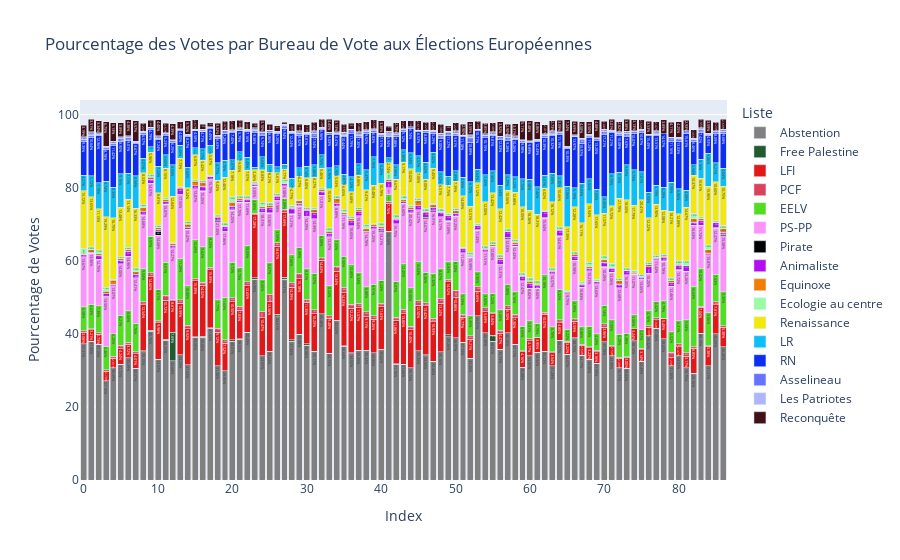

The code cell stored with this chart in its notebook:
### Code cell
#Représentation européennes (% par inscrits)
#Reformatage pour graphique empilé 

data = pd.DataFrame({
    'Index': df.index,
    'Commune': df['Libellé commune'],
    'Bureau de vote' : df['id_bv'],
    'Abstention' : df['% Abstention_Euro'],
    'Reconquête' : df['% VINSC_REC_Euro'], #
    'LFI' : df['% VINSC_LFI_Euro'], #
    'RN' : df['% VINSC_RN_Euro'], #
    'EELV' : df['% VINSC_EELV_Euro'], #
    'Free Palestine' : df['% VINSC_PALES_Euro'], #
    'Animaliste' : df['% VINSC_ANIM_Euro'], #
    'Pirate' : df['% VINSC_PIRATE_Euro'], #
    'Renaissance' : df['% VINSC_LREM_Euro'],
    'Equinoxe' : df['% VINSC_EQUI_Euro'], #
    'Asselineau' : df['% VINSC_UPR_Euro'], #
    'LR' : df['% VINSC_LR_Euro'], #
    'Les Patriotes' : df['% VINSC_PHIL_Euro'], #
    'PS-PP' : df['% VINSC_PP_Euro'], #
    'PCF' : df['% VINSC_PCF_Euro'], #
    'Ecologie au centre' : df['% VINSC_ECOC_Euro'] #
})

liste_col = ['Abstention', 'Free Palestine', 'LFI', 'PCF', 'EELV', 'PS-PP', 'Pirate', 'Animaliste', 'Equinoxe', 'Ecologie au centre', 'Renaissance', 'LR', 'RN', 'Asselineau', 'Les Patriotes', 'Reconquête']

df_melted = data.melt(id_vars=['Index', 'Bureau de vote', 'Commune'], value_vars=liste_col, var_name ='Liste', value_name='Score (%)')

couleurs = {
    'Abstention': 'grey',
    'Free Palestine': '#225b2f',
    'LFI': '#e11818',
    'PCF': '#db435c',
    'EELV': '#53dc20',
    'PS-PP': '#fe92fc',
    'Pirate': '#000000',
    'Animaliste': '#b30ef1',
    'Equinoxe': '#f37d00 ',
    'Ecologie au centre': '#99fca5',
    'Renaissance': '#f3e80e',
    'LR': '#0ebff3',
    'RN': '#0e2df3',
    'Asselineau': '#6772ff',
    'Les Patriotes': '#afb5fa',
    'Reconquête': '#411018'
}

# Création du graphique à barres empilées
fig = px.bar(df_melted,
             x='Index',  # Utiliser la colonne Bureau de vote avec accolade
             y='Score (%)',
             color='Liste',
             title='Pourcentage des Votes par Bureau de Vote aux Élections Européennes',
             labels={'Score (%)': 'Pourcentage de Votes'},
             text='Score (%)',
             color_discrete_map=couleurs,  # Appliquez le dictionnaire de couleurs
             hover_data={'Commune': True})  # Affiche le libellé de la commune

# Ajustement des propriétés de texte
fig.update_traces(texttemplate='%{text:.2f}%', textposition='inside')
fig.update_layout(barmode='stack')

#Sauvegarde
fig.write_html("graphiques/euro_interactive.html") #Version interactive
fig.write_image("graphiques/euro_statique.png", width=800, height=600)

# Affichage du graphique
fig.show()
